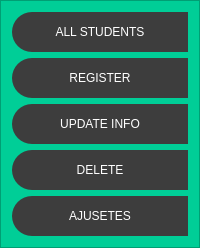
           <widget class="QFrame" name="frame_contorl">
            <property name="minimumSize">
             <size>
              <width>200</width>
              <height>0</height>
             </size>
            </property>
            <property name="maximumSize">
             <size>
              <width>0</width>
              <height>16777215</height>
             </size>
            </property>
            <property name="styleSheet">
             <string notr="true">QFrame {
background-color: rgb(0, 206, 151);
}

QPushButton {
background-color: rgb(61, 61, 61);
border-top-left-radius: 20px;
border-bottom-left-radius: 20px;
color: rgb(255, 255, 255);
font: 77 10pt &quot;Arial Black&quot;;
}

QPushButton:hover {
background-color: rgb(4, 255, 115);
border-top-left-radius: 20px;
broder-bottom-left-radius: 20px;
border-radius: 15px;
colour: rgb(0, 0, 0);
font: 77 10 pt &quot;Arial Black&quot;;
}</string>
            </property>
            <property name="frameShape">
             <enum>QFrame::StyledPanel</enum>
            </property>
            <property name="frameShadow">
             <enum>QFrame::Raised</enum>
            </property>
            <layout class="QVBoxLayout" name="verticalLayout_3">
             <item>
              <widget class="QPushButton" name="bt_allstudent">
               <property name="minimumSize">
                <size>
                 <width>0</width>
                 <height>40</height>
                </size>
               </property>
               <property name="cursor">
                <cursorShape>PointingHandCursor</cursorShape>
               </property>
               <property name="text">
                <string>ALL STUDENTS</string>
               </property>
               <property name="icon">
                <iconset resource="resources.qrc">
                 <normaloff>:/icons/feather/book.svg</normaloff>:/icons/feather/book.svg</iconset>
               </property>
               <property name="iconSize">
                <size>
                 <width>35</width>
                 <height>35</height>
                </size>
               </property>
               <property name="default">
                <bool>false</bool>
               </property>
               <property name="flat">
                <bool>true</bool>
               </property>
              </widget>
             </item>
             <item>
              <widget class="QPushButton" name="bt_register">
               <property name="minimumSize">
                <size>
                 <width>0</width>
                 <height>40</height>
                </size>
               </property>
               <property name="cursor">
                <cursorShape>PointingHandCursor</cursorShape>
               </property>
               <property name="text">
                <string>REGISTER</string>
               </property>
               <property name="icon">
                <iconset resource="resources.qrc">
                 <normaloff>:/icons/feather/file-plus.svg</normaloff>:/icons/feather/file-plus.svg</iconset>
               </property>
               <property name="iconSize">
                <size>
                 <width>35</width>
                 <height>35</height>
                </size>
               </property>
               <property name="flat">
                <bool>true</bool>
               </property>
              </widget>
             </item>
             <item>
              <widget class="QPushButton" name="bt_updateinfo">
               <property name="minimumSize">
                <size>
                 <width>0</width>
                 <height>40</height>
                </size>
               </property>
               <property name="cursor">
                <cursorShape>PointingHandCursor</cursorShape>
               </property>
               <property name="text">
                <string>UPDATE INFO</string>
               </property>
               <property name="icon">
                <iconset resource="resources.qrc">
                 <normaloff>:/icons/feather/edit.svg</normaloff>:/icons/feather/edit.svg</iconset>
               </property>
               <property name="iconSize">
                <size>
                 <width>35</width>
                 <height>35</height>
                </size>
               </property>
              </widget>
             </item>
             <item>
              <widget class="QPushButton" name="bt_delete">
               <property name="minimumSize">
                <size>
                 <width>0</width>
                 <height>40</height>
                </size>
               </property>
               <property name="cursor">
                <cursorShape>PointingHandCursor</cursorShape>
               </property>
               <property name="text">
                <string>DELETE</string>
               </property>
               <property name="icon">
                <iconset resource="resources.qrc">
                 <normaloff>:/icons/feather/user-x.svg</normaloff>:/icons/feather/user-x.svg</iconset>
               </property>
               <property name="iconSize">
                <size>
                 <width>35</width>
                 <height>35</height>
                </size>
               </property>
              </widget>
             </item>
             <item>
              <widget class="QPushButton" name="bt_ajustes">
               <property name="minimumSize">
                <size>
                 <width>0</width>
                 <height>40</height>
                </size>
               </property>
               <property name="cursor">
                <cursorShape>PointingHandCursor</cursorShape>
               </property>
               <property name="text">
                <string>AJUSETES</string>
               </property>
               <property name="icon">
                <iconset resource="resources.qrc">
                 <normaloff>:/icons/feather/tool.svg</normaloff>:/icons/feather/tool.svg</iconset>
               </property>
               <property name="iconSize">
                <size>
                 <width>35</width>
                 <height>35</height>
                </size>
               </property>
              </widget>
             </item>
            </layout>
           </widget>
